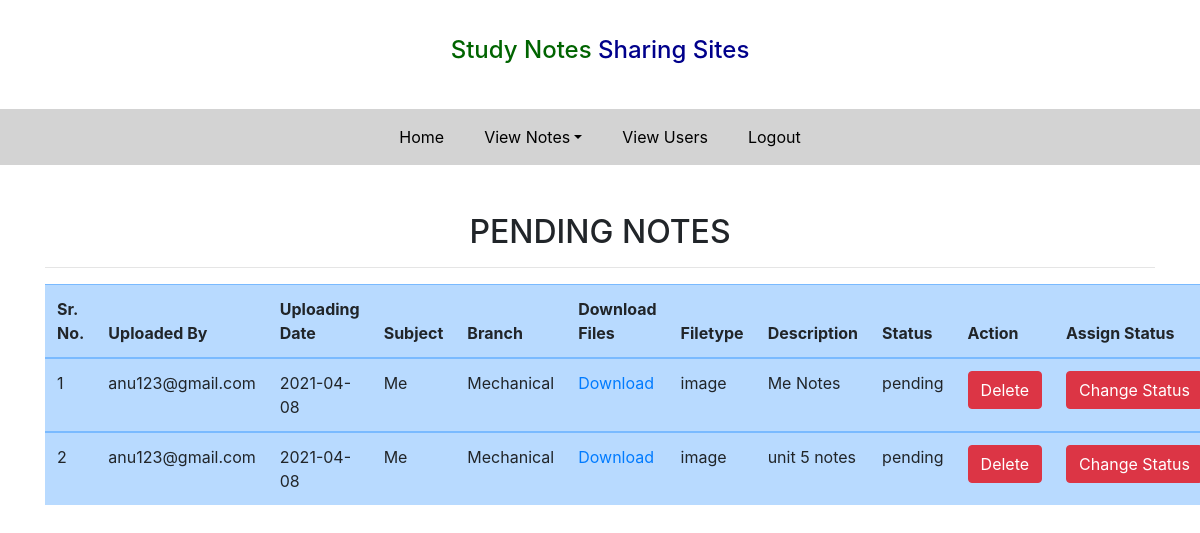
The page /pending/ (signed in) on the database its author committed.
### notes/models.py (models this page shows, shortened)
class Notes(models.Model):
    user = models.ForeignKey(User,on_delete=models.CASCADE)
    uploadingdate = models.CharField(max_length=10)
    branch = models.CharField(max_length=10)
    subject = models.CharField(max_length=15)
    filetype = models.CharField(max_length=15)
    notesfile = models.FileField (null=True)
    role = models.CharField(max_length=15, null=True)
    description = models.CharField(max_length=150, null=True)
    status = models.CharField(max_length=15,null=True)

### notes/views.py (the view)
# urls.py: path('pending/', views.pending,name='pending'),
def pending(request):
    if not request.user.is_staff:
        return redirect('/login_admin/')
    notes= Notes.objects.filter(status='pending')
    d = {'notes':notes}
    return render(request,'pending.html',d)

### notes/templates/pending.html (shortened to what this page needs)
{% extends 'admin_navigation.html' %}
{% load static %}
{% block body %}
<div class="container mt-5">
    <div class="row">
        <div class="col-sm-12">
            <h2 class="text-center">PENDING NOTES</h2>
            <hr>
            <div class="mt-3">
                <table class="table table-primary">
                    <thead>
                    <tr>
                        <th>Sr. No.</th>
                        <th>Uploaded By</th>
                        <th>Uploading Date</th>
                        <th>Subject</th>
                        <th>Branch</th>
                        <th>Download Files</th>
                        <th>Filetype</th>
                        <th>Description</th>
                        <th>Status</th>
                        <th>Action</th>
                        <th>Assign Status</th>
                    </tr>
                    </thead>
                    {% for i in notes %}
                    <tbody>
                        <tr>
                            <td>{{forloop.counter}}</td>
                            <td>{{i.user.username}}</td>
                            <td>{{i.uploadingdate}}</td>
                            <td>{{i.subject}}</td>
                            <td>{{i.branch}}</td>
                            <td><a href="{{i.notesfile.url}}" download>Download</a></td>
                            <td>{{i.filetype}}</td>
                            <td>{{i.description}}</td>
                            <td>{{i.status}}</td>
                            <td><a href="{% url 'delete_notes' i.id %}" class="btn btn-danger" onclick="return confirm('Are you Sure?')">Delete</a></td>
                            <td><a href="{% url 'change_status' i.id  %}" class="btn btn-danger">Change&nbsp;Status</a></td>
                        </tr>
                    </tbody>
                       {% endfor %}
                </table>
            </div>
        </div>
    </div>
</div>
{% endblock %}

### rows shown on the page
Notes: user.username "anu123@gmail.com", uploadingdate "2021-04-08", subject "Me", branch "Mechanical", filetype "image", description "Me Notes", status "pending"
Notes: user.username "anu123@gmail.com", uploadingdate "2021-04-08", subject "Me", branch "Mechanical", filetype "image", description "unit 5 notes", status "pending"
